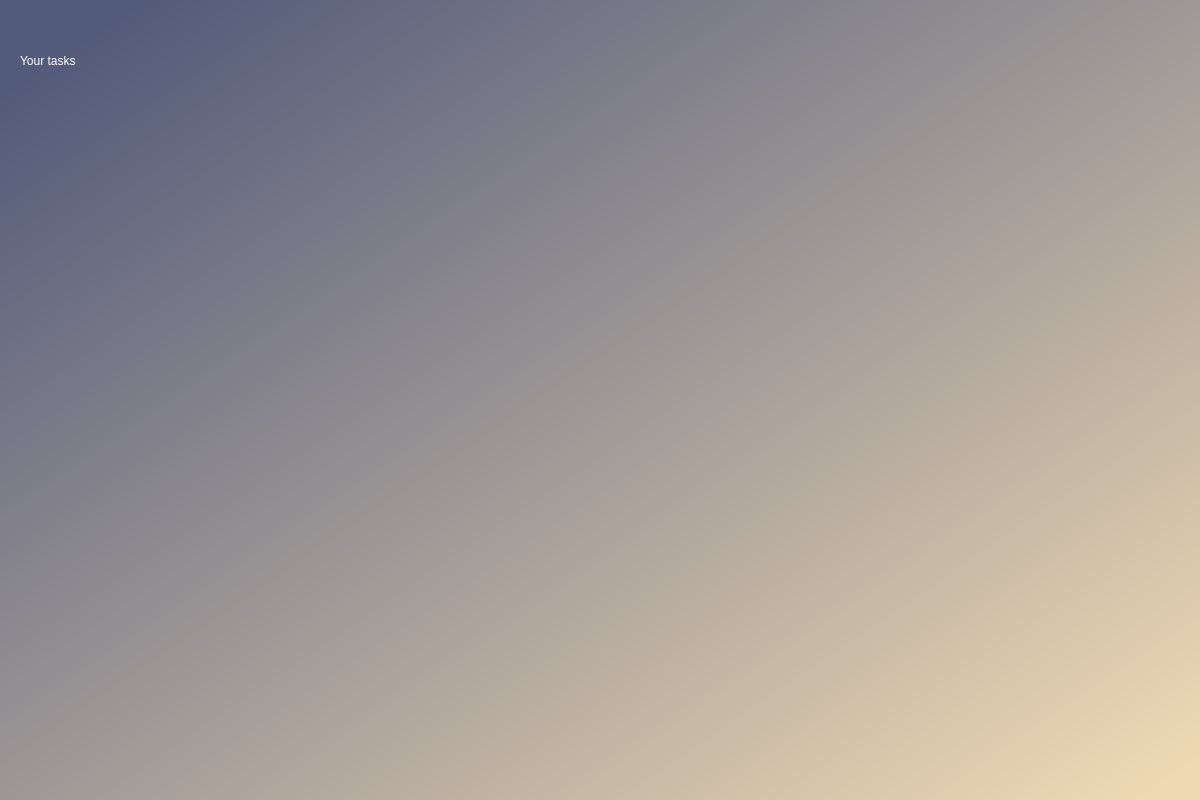
<?xml version="1.0" encoding="UTF-8"?>
<ui version="4.0">
 <class>Dialog</class>
 <widget class="QDialog" name="Dialog">
  <property name="geometry">
   <rect>
    <x>0</x>
    <y>0</y>
    <width>1200</width>
    <height>800</height>
   </rect>
  </property>
  <property name="windowTitle">
   <string>Dialog</string>
  </property>
  <widget class="QWidget" name="bgwidget" native="true">
   <property name="geometry">
    <rect>
     <x>0</x>
     <y>0</y>
     <width>1200</width>
     <height>800</height>
    </rect>
   </property>
   <property name="focusPolicy">
    <enum>Qt::NoFocus</enum>
   </property>
   <property name="layoutDirection">
    <enum>Qt::LeftToRight</enum>
   </property>
   <property name="styleSheet">
    <string notr="true">QWidget#bgwidget{
background-color: qlineargradient(spread:pad, x1:0.0547264, y1:0.063, x2:0.9801, y2:0.966, stop:0 rgba(83, 91, 122, 255), stop:1 rgba(239, 217, 180, 255));}</string>
   </property>
   <widget class="QLabel" name="label">
    <property name="geometry">
     <rect>
      <x>20</x>
      <y>-20</y>
      <width>281</width>
      <height>161</height>
     </rect>
    </property>
    <property name="styleSheet">
     <string notr="true">font: 36pt &quot;MS Shell Dlg 2&quot;;
color: rgb(255, 255, 255);</string>
    </property>
    <property name="text">
     <string>Your tasks</string>
    </property>
   </widget>
  </widget>
 </widget>
 <resources/>
 <connections/>
</ui>
